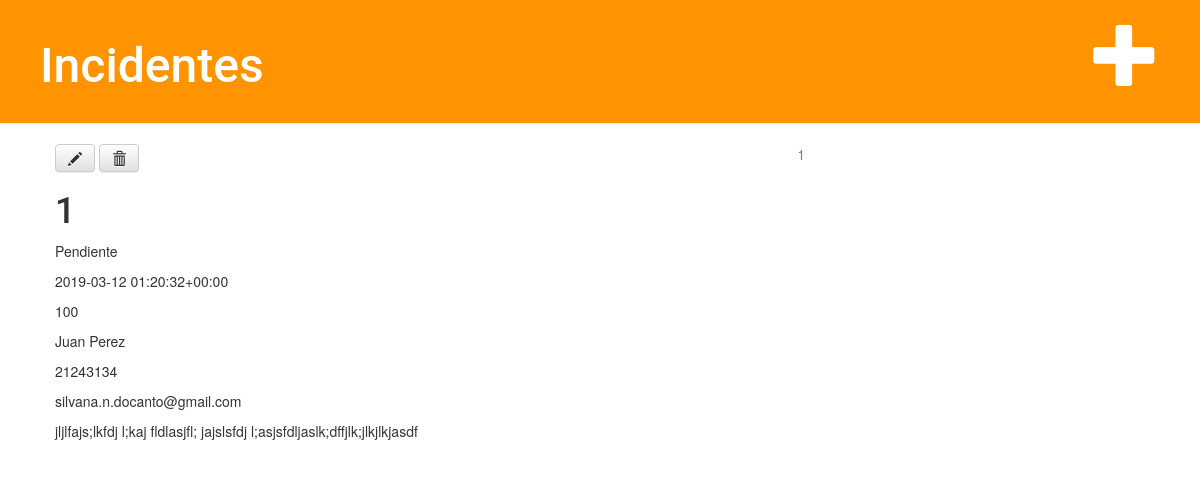
Page /incidente/1 on the committed database.
### denuncia/models.py (models this page shows, shortened)
class Incidente(models.Model):
    nro_incidente = models.AutoField(primary_key=True)
    poliza = models.ForeignKey('Poliza',on_delete=models.CASCADE,)
    hay_heridos = models.BooleanField()
    hay_terceros = models.BooleanField()
    fecha_incidente = models.DateTimeField(default=timezone.now)
    estado = models.ForeignKey('Estado',on_delete=models.CASCADE,)
    pro_nombre = models.CharField(max_length=30)
    pro_cedula = models.CharField(max_length=8)
    pro_vto_libreta = models.DateField(null=True, blank=True)
    pro_telefono = models.CharField(max_length=9)
    pro_email = models.EmailField(max_length=35, null=True, blank=True)
    pro_descripción = models.TextField(max_length=500)
    ter_matricula = models.CharField(max_length=7, null=True, blank=True)
    ter_aseguradora = models.CharField(max_length=30, null=True, blank=True)
    ter_propietario = models.BooleanField()
    ter_nombre_conductor = models.CharField(max_length=30, null=True, blank=True)
    ter_cedula_conductor = models.CharField(max_length=8, null=True, blank=True)
    ter_telefono_conductor = models.CharField(max_length=9, null=True, blank=True)
    usuario = models.ForeignKey('Usuario',on_delete=models.CASCADE,)
    fecha_mod = models.DateTimeField(default=timezone.now)

class Estado(models.Model):
    id = models.AutoField(primary_key=True)
    tipo = models.CharField(max_length=10)

class Poliza(models.Model):
    nro_poliza = models.CharField(primary_key=True, max_length=8)
    cliente = models.ForeignKey('Cliente',on_delete=models.CASCADE,)
    vehiculo = models.ForeignKey('Vehiculo',on_delete=models.CASCADE,)

### denuncia/views.py (the view)
# urls.py: path('incidente/<int:pk>', views.incidente_detail, name='incidente_detail'),
def incidente_detail(request,pk):
    incidente = get_object_or_404(Incidente, nro_incidente=pk)
    return render(request, 'incidente/incidente_detail.html', {'incidente': incidente})

### denuncia/templates/incidente/incidente_detail.html (shortened to what this page needs)
{% extends 'incidente/base.html' %}
{% block content %}
    <div class="incidente">
        {% if incidente.nro_incidente %}
            <div class="date">
                {{ incidente.nro_incidente}}
            </div>
        {% endif %}
        <a class="btn btn-default" href="{% url 'incidente_edit' pk=incidente.nro_incidente %}"><span class="glyphicon glyphicon-pencil"></span></a>
        <a class="btn btn-default" href="{% url 'incidente_delete' pk=incidente.nro_incidente %}"><span class="glyphicon glyphicon-trash"></span></a>
        <h1>{{ incidente.nro_incidente }}</h1>
        <p>{{ incidente.estado.tipo|linebreaksbr }}</p>
        <p>{{ incidente.fecha_incidente|linebreaksbr }}</p>
        <p>{{ incidente.poliza.nro_poliza|linebreaksbr }}</p>
        <p>{{ incidente.pro_nombre|linebreaksbr }}</p>
        <p>{{ incidente.pro_cedula|linebreaksbr }}</p>
        <p>{{ incidente.pro_email|linebreaksbr }}</p>
        <p>{{ incidente.pro_descripción|linebreaksbr }}</p>
    </div>
{% endblock %}

### denuncia/static/css/denuncia.css (style rules this page uses)
h1, h2, h3, h4 { font-family: 'Roboto', serif; }
.date { float: right; color: #828282; }

### rows in the picture
Incidente: nro_incidente "1", estado.tipo "Pendiente", fecha_incidente "2019-03-12 01:20:32+00:00", poliza.nro_poliza "100", pro_nombre "Juan Perez", pro_cedula "21243134", pro_email "silvana.n.docanto@gmail.com", pro_descripción "jljlfajs;lkfdj l;kaj fldlasjfl; jajslsfdj l;asjsfdljaslk;dffjlk;jlkjlkjasdf"
